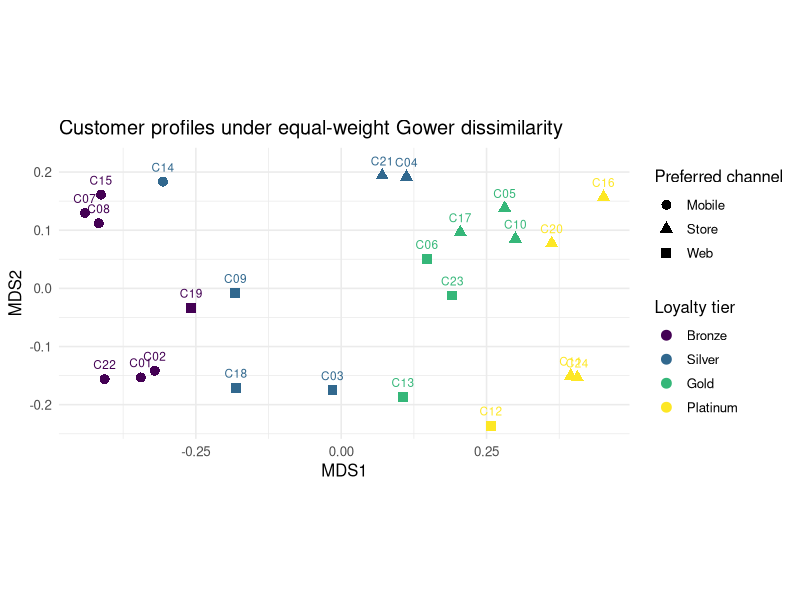
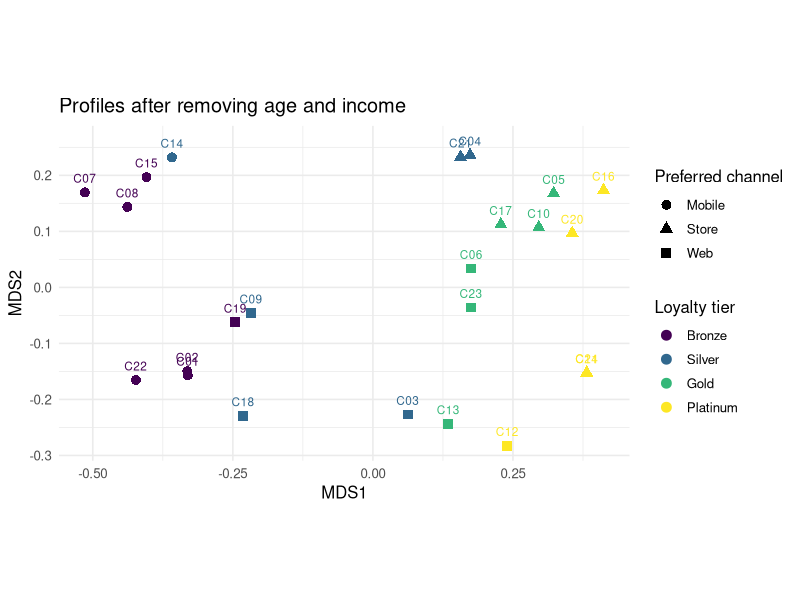
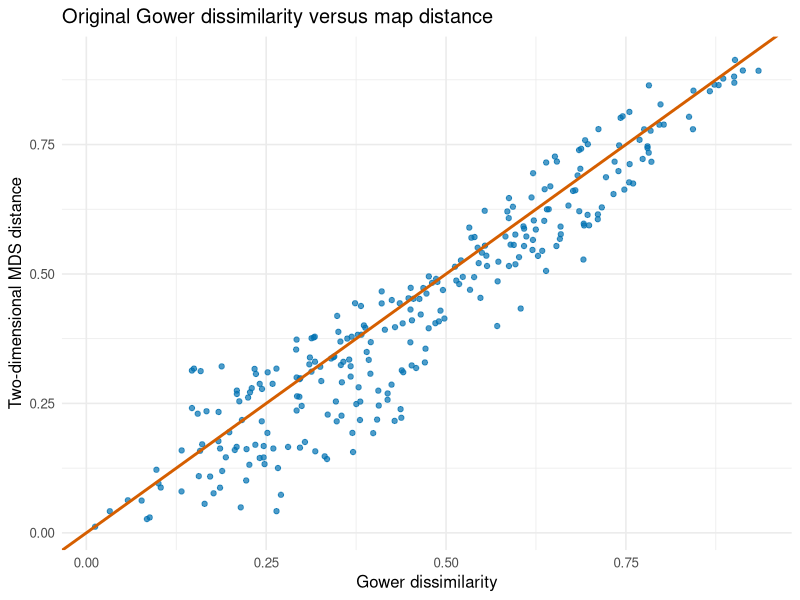

Write R code to recreate these figures, in order.
## ---- chunk 1
knitr::opts_chunk$set(echo = TRUE, message = FALSE, warning = FALSE,
                      fig.width = 8, fig.height = 5, fig.align = "center", dpi = 130)
library(readr)
library(dplyr)
library(ggplot2)
library(cluster)
blue <- "#0072B2"
orange <- "#D55E00"
theme_set(theme_minimal(base_size = 12))
## ---- chunk 2
customers <- read_csv("data/customer_profiles.csv", show_col_types = FALSE) |>
  mutate(
    loyalty_tier = ordered(loyalty_tier, levels = c("Bronze", "Silver", "Gold", "Platinum")),
    preferred_channel = factor(preferred_channel),
    region = factor(region),
    uses_discount = factor(uses_discount, levels = c("No", "Yes"))
  )

dictionary <- tibble(
  variable = names(customers),
  type = c("identifier", "numeric", "numeric", "numeric", "ordinal",
           "nominal", "nominal", "binary symmetric", "numeric count"),
  include_in_distance = c("No", rep("Yes", 8)),
  reason = c(
    "Labels rows only; numerical differences between IDs are meaningless.",
    "Range-scaled numeric difference.", "Range-scaled numeric difference.",
    "Range-scaled behavioural frequency.", "Ordered ranks are meaningful.",
    "Only same/different is meaningful.", "Only same/different is meaningful.",
    "Both Yes and No are informative here.", "Range-scaled behavioural count."
  )
)
knitr::kable(dictionary, row.names = FALSE, caption = "One defensible variable classification.")
## ---- chunk 3
profiles <- customers |>
  select(age, income_k_eur, visits_last_month, loyalty_tier,
         preferred_channel, region, uses_discount, returns_last_year) |>
  as.data.frame()
rownames(profiles) <- customers$customer_id
d_gower <- daisy(profiles, metric = "gower")

pair_table <- function(d) {
  as.data.frame(as.table(as.matrix(d))) |>
    transmute(customer_1 = as.character(Var1), customer_2 = as.character(Var2),
              dissimilarity = Freq) |>
    filter(customer_1 < customer_2) |>
    arrange(dissimilarity)
}

pairs <- pair_table(d_gower)
pair_examples <- bind_rows(
  head(pairs, 3) |> mutate(comparison = "Closest"),
  tail(pairs, 3) |> mutate(comparison = "Most distant")
) |> select(comparison, customer_1, customer_2, dissimilarity)
knitr::kable(pair_examples, digits = 3, row.names = FALSE,
             caption = "Closest and most distant pairs for the equal-weight baseline.")
## ---- chunk 4
fit <- cmdscale(d_gower, k = 2, eig = TRUE)
map <- customers |>
  transmute(customer_id, loyalty_tier, preferred_channel,
            MDS1 = fit$points[, 1], MDS2 = fit$points[, 2])

ggplot(map, aes(MDS1, MDS2, colour = loyalty_tier, shape = preferred_channel,
                label = customer_id)) +
  geom_point(size = 3) +
  geom_text(nudge_y = .025, show.legend = FALSE, size = 3) +
  coord_equal() +
  labs(title = "Customer profiles under equal-weight Gower dissimilarity",
       colour = "Loyalty tier", shape = "Preferred channel")

map_distance <- dist(fit$points)
cor(as.vector(d_gower), as.vector(map_distance))
## ---- chunk 5
weight_visits <- c(age = 1, income_k_eur = 1, visits_last_month = 2,
                   loyalty_tier = 1, preferred_channel = 1, region = 1,
                   uses_discount = 1, returns_last_year = 1)
d_weighted <- daisy(profiles, metric = "gower", weights = weight_visits)

knitr::kable(head(pair_table(d_weighted), 6), digits = 3, row.names = FALSE,
             caption = "Closest pairs after giving visits double weight.")
## ---- chunk 6
profiles_behavioural <- profiles |> select(-age, -income_k_eur)
d_behavioural <- daisy(profiles_behavioural, metric = "gower")
fit_behavioural <- cmdscale(d_behavioural, k = 2)

behavioural_map <- customers |>
  transmute(customer_id, loyalty_tier, preferred_channel,
            MDS1 = fit_behavioural[, 1], MDS2 = fit_behavioural[, 2])
ggplot(behavioural_map, aes(MDS1, MDS2, colour = loyalty_tier,
                            shape = preferred_channel, label = customer_id)) +
  geom_point(size = 3) +
  geom_text(nudge_y = .025, show.legend = FALSE, size = 3) +
  coord_equal() +
  labs(title = "Profiles after removing age and income",
       colour = "Loyalty tier", shape = "Preferred channel")
## ---- chunk 7
original <- as.matrix(d_gower)
mapped <- as.matrix(map_distance)
reproduction <- tibble(
  customer_1 = rownames(original)[row(original)[upper.tri(original)]],
  customer_2 = colnames(original)[col(original)[upper.tri(original)]],
  original_distance = original[upper.tri(original)],
  map_distance = mapped[upper.tri(mapped)]
) |> mutate(absolute_error = abs(original_distance - map_distance))

ggplot(reproduction, aes(original_distance, map_distance)) +
  geom_point(colour = blue, alpha = .7) +
  geom_abline(slope = 1, intercept = 0, colour = orange, linewidth = 1) +
  labs(title = "Original Gower dissimilarity versus map distance",
       x = "Gower dissimilarity", y = "Two-dimensional MDS distance")

knitr::kable(slice_max(reproduction, absolute_error, n = 1),
             digits = 3, row.names = FALSE,
             caption = "Pair with the largest distance-reproduction error.")
